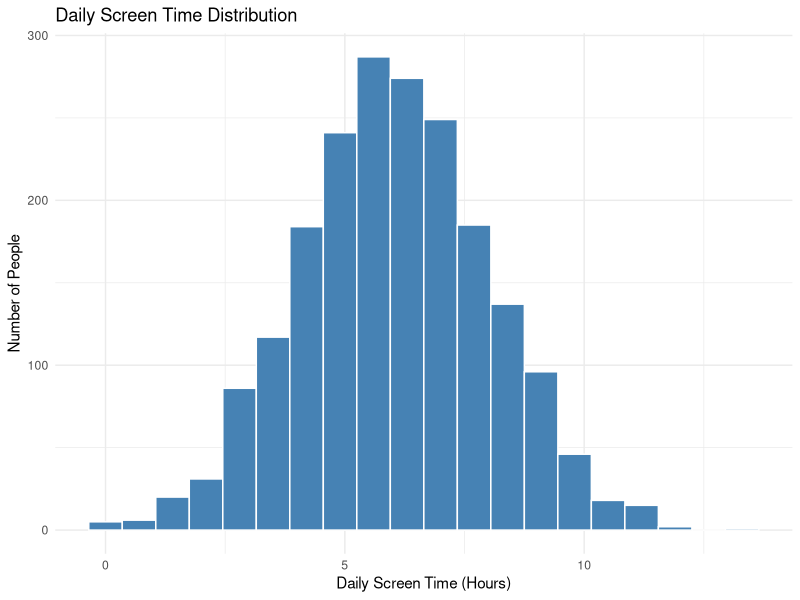
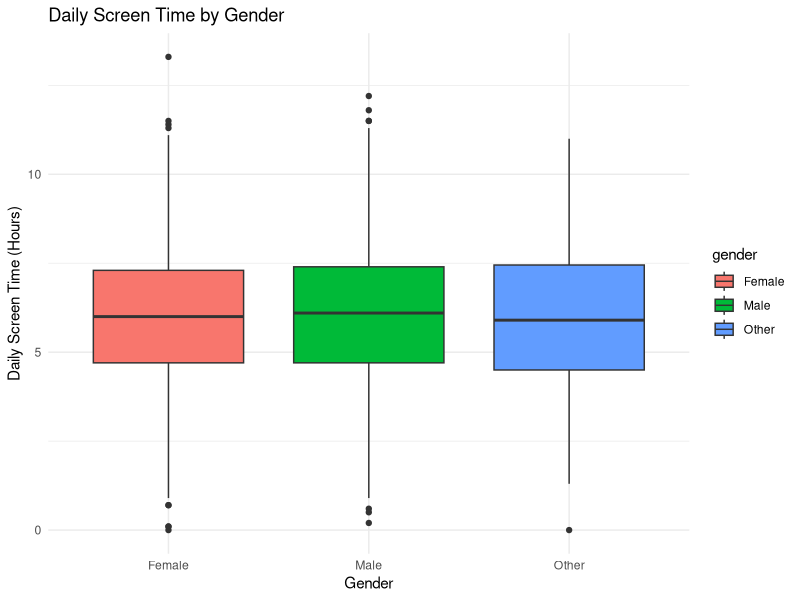
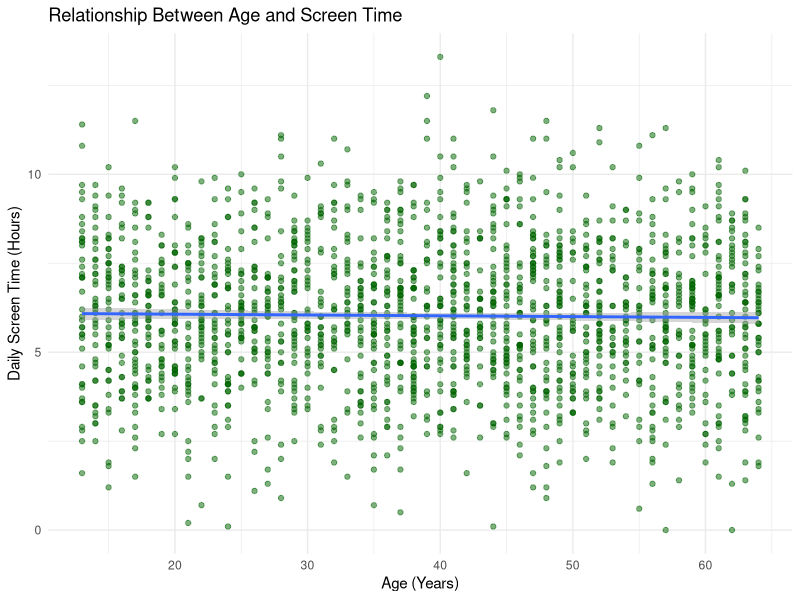
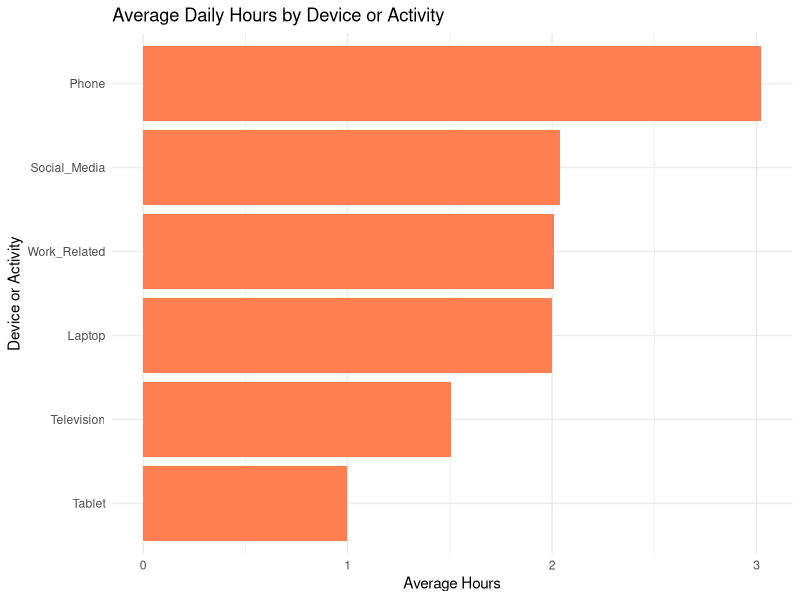
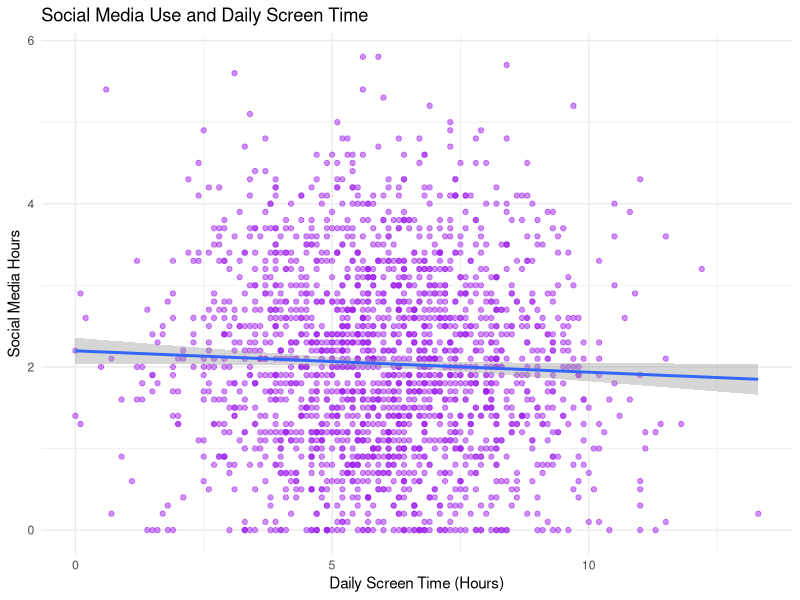
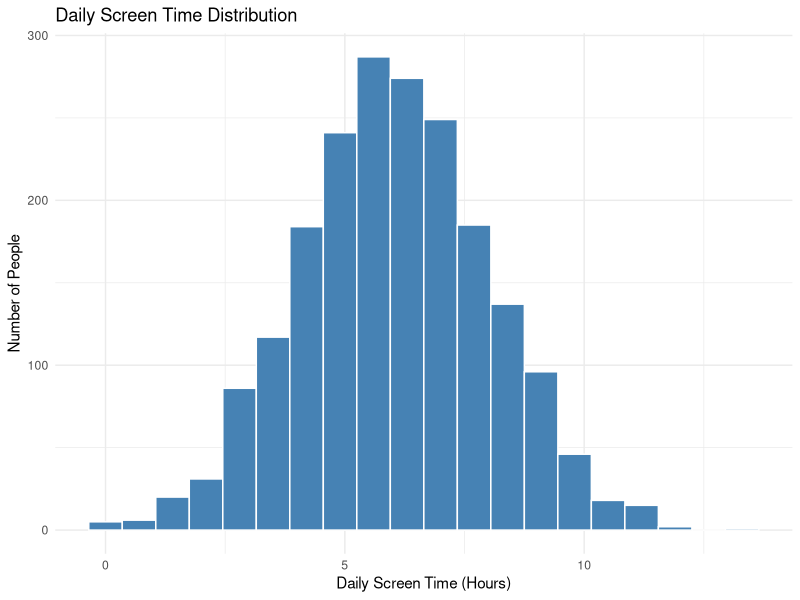
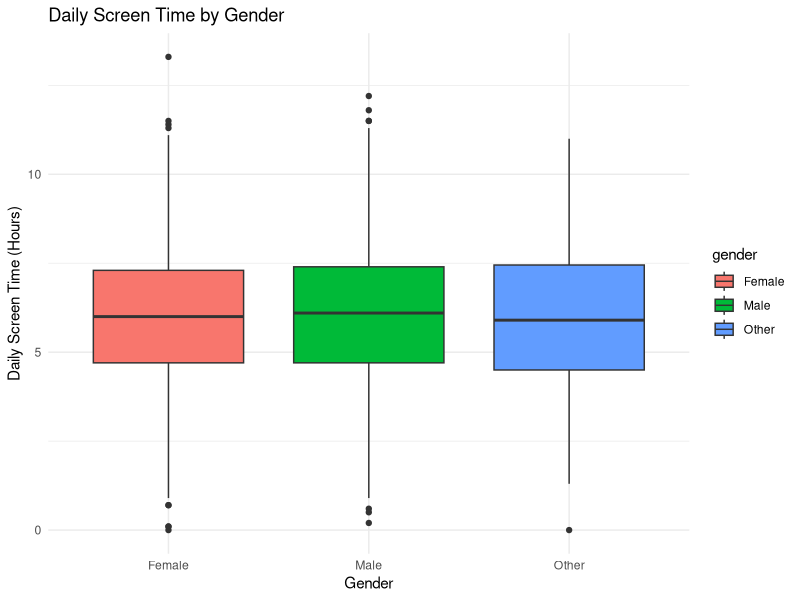
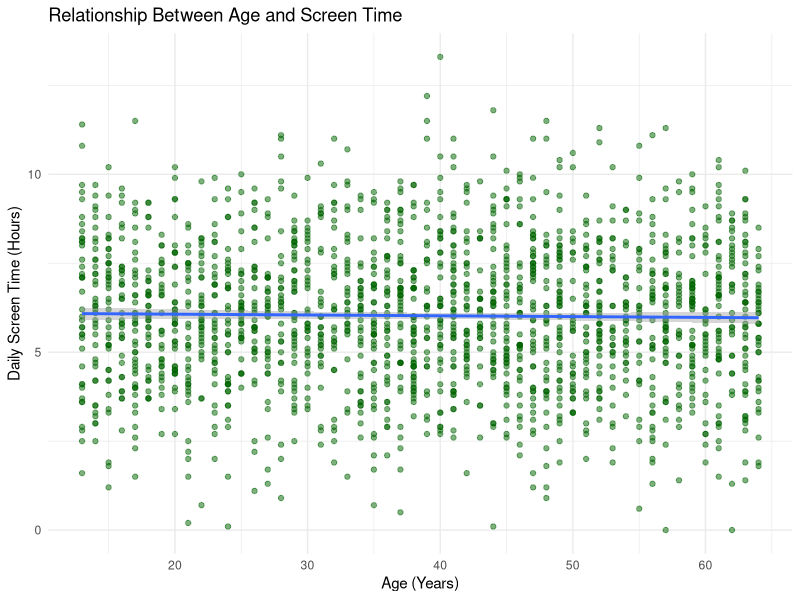

Source code (R) for these figures, in order:

# ==========================================
# SCREEN TIME DATA ANALYSIS
# ==========================================

# 1. Load packages
library(readr)
library(dplyr)
library(ggplot2)

# 2. Load dataset
screensandmentalhealth <- read_csv(
  "screensandmentalhealth.csv",
  show_col_types = FALSE
)

# 3. Examine dataset
View(screensandmentalhealth)

print(dim(screensandmentalhealth))
print(names(screensandmentalhealth))
summary(screensandmentalhealth)

# 4. Check for missing values
missing_values <- colSums(is.na(screensandmentalhealth))
print(missing_values)

# 5. Create graphs folder
if (!dir.exists("graphs")) {
  dir.create("graphs")
}

# ==========================================
# GRAPH 1: DAILY SCREEN TIME DISTRIBUTION
# ==========================================

graph1 <- ggplot(
  screensandmentalhealth,
  aes(x = daily_screen_time_hours)
) +
  geom_histogram(
    bins = 20,
    fill = "steelblue",
    color = "white"
  ) +
  labs(
    title = "Daily Screen Time Distribution",
    x = "Daily Screen Time (Hours)",
    y = "Number of People"
  ) +
  theme_minimal()

print(graph1)

ggsave("graphs/graph1_screen_time.png",
       graph1, width = 8, height = 5)

# ==========================================
# GRAPH 2: SCREEN TIME BY GENDER
# ==========================================

graph2 <- ggplot(
  screensandmentalhealth,
  aes(x = gender, y = daily_screen_time_hours, fill = gender)
) +
  geom_boxplot() +
  labs(
    title = "Daily Screen Time by Gender",
    x = "Gender",
    y = "Daily Screen Time (Hours)"
  ) +
  theme_minimal()

print(graph2)

ggsave("graphs/graph2_gender.png",
       graph2, width = 8, height = 5)

# ==========================================
# GRAPH 3: SCREEN TIME BY AGE
# ==========================================

graph3 <- ggplot(
  screensandmentalhealth,
  aes(x = age, y = daily_screen_time_hours)
) +
  geom_point(alpha = 0.5, color = "darkgreen") +
  geom_smooth(method = "lm", se = TRUE) +
  labs(
    title = "Relationship Between Age and Screen Time",
    x = "Age (Years)",
    y = "Daily Screen Time (Hours)"
  ) +
  theme_minimal()

print(graph3)

ggsave("graphs/graph3_age.png",
       graph3, width = 8, height = 5)

# ==========================================
# GRAPH 4: SCREEN TIME BY DEVICE
# ==========================================

device_data <- screensandmentalhealth %>%
  summarise(
    Phone = mean(phone_usage_hours, na.rm = TRUE),
    Laptop = mean(laptop_usage_hours, na.rm = TRUE),
    Tablet = mean(tablet_usage_hours, na.rm = TRUE),
    Television = mean(tv_usage_hours, na.rm = TRUE),
    Social_Media = mean(social_media_hours, na.rm = TRUE),
    Work_Related = mean(work_related_hours, na.rm = TRUE)
  ) %>%
  tidyr::pivot_longer(
    cols = everything(),
    names_to = "Device_or_Activity",
    values_to = "Average_Hours"
  )

graph4 <- ggplot(
  device_data,
  aes(x = reorder(Device_or_Activity, Average_Hours),
      y = Average_Hours)
) +
  geom_col(fill = "coral") +
  coord_flip() +
  labs(
    title = "Average Daily Hours by Device or Activity",
    x = "Device or Activity",
    y = "Average Hours"
  ) +
  theme_minimal()

print(graph4)

ggsave("graphs/graph4_device_usage.png",
       graph4, width = 8, height = 5)

# ==========================================
# GRAPH 5: SOCIAL MEDIA AND TOTAL SCREEN TIME
# ==========================================

graph5 <- ggplot(
  screensandmentalhealth,
  aes(
    x = daily_screen_time_hours,
    y = social_media_hours
  )
) +
  geom_point(alpha = 0.5, color = "purple") +
  geom_smooth(method = "lm", se = TRUE) +
  labs(
    title = "Social Media Use and Daily Screen Time",
    x = "Daily Screen Time (Hours)",
    y = "Social Media Hours"
  ) +
  theme_minimal()

print(graph5)

ggsave("graphs/graph5_social_media.png",
       graph5, width = 8, height = 5)

# ==========================================
# 6. SUMMARY STATISTICS
# ==========================================

print(
  screensandmentalhealth %>%
    summarise(
      Average_Age = mean(age, na.rm = TRUE),
      Average_Screen_Time =
        mean(daily_screen_time_hours, na.rm = TRUE),
      Average_Phone_Use =
        mean(phone_usage_hours, na.rm = TRUE),
      Average_Social_Media =
        mean(social_media_hours, na.rm = TRUE)
    )
)

# ==========================================
# 7. SAVE SUMMARY DATA
# ==========================================

write_csv(device_data, "device_usage_summary.csv")

cat("Analysis complete! Check the graphs folder.\n")
